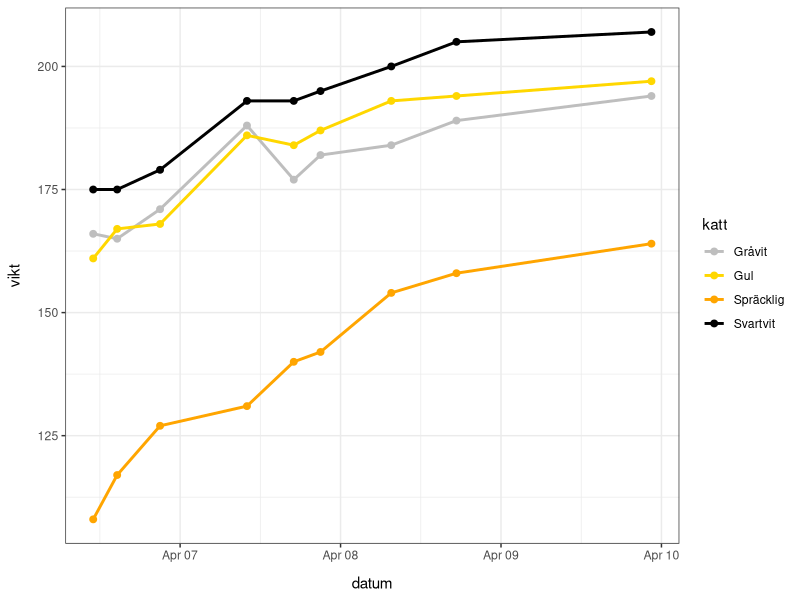
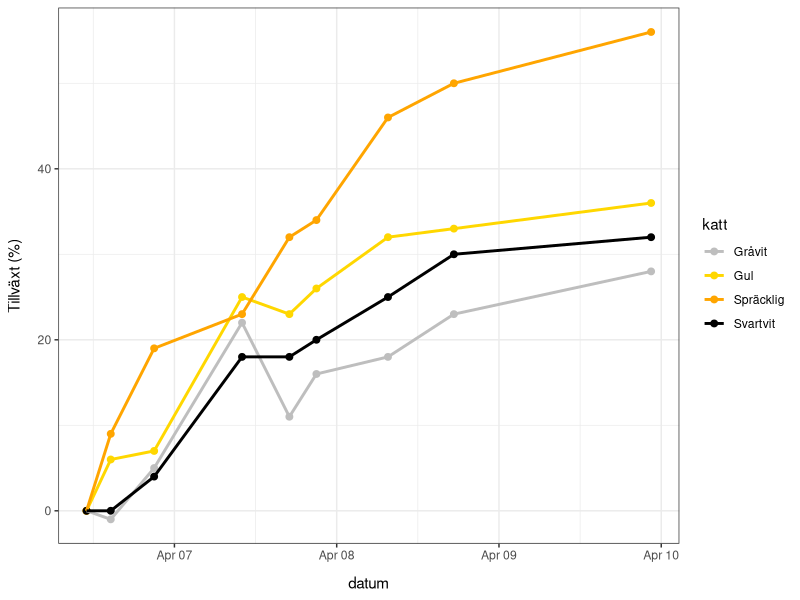

These figures' R source, in order:
## ---- chunk 1
#| echo: false
# Load packages.
r.packages <- 
  "readxl dplyr tidyr ggplot2 viridis RColorBrewer ggthemes"

import <- function(x)
 x |> trimws() |> strsplit("\\s+") |> unlist() |>
  lapply(function(x) library(x, character.only = TRUE)) |>
  invisible() |> 
  suppressWarnings() |> 
  suppressMessages()

r.packages |> import()
## ---- chunk 2
#| echo: false
# read data

data<- read_xlsx(path="kattungar.xlsx", col_names = TRUE)  |> 
  rename(Svartvit = SV, Gråvit = GV, Spräcklig = Sp, Gul = G) 


data_long<- data |> select("Svartvit","Gråvit","Spräcklig","Gul", "datum") |> 
  gather(key = "katt", value = "vikt", c("Svartvit","Gråvit","Spräcklig","Gul")) |>
  arrange(katt, datum) |>
  group_by(katt) |>
  mutate(tillväxt = vikt - first(vikt)) |>
  ungroup()

## ---- chunk 3
#| echo: FALSE

colorset<- c("Svartvit" = "black",
             "Gråvit"="grey",
             "Spräcklig"="orange", 
             "Gul" = "gold1")
ggplot(data=data_long, aes(x=datum, y=vikt, color=katt)) +
    geom_point(stat="identity", size = 2) +
    geom_line(linewidth = 1) + 
    scale_color_manual(values = colorset) +
    theme_bw() + 
    theme(axis.title.y = element_text(margin = margin(t = 0, r = 10, b = 0, l = 0)),
            axis.title.x = element_text(margin = margin(t = 10, r = 0, b = 0, l = 0)))

ggplot(data=data_long, aes(x=datum, y=tillväxt, color=katt)) +
    geom_point(stat="identity", size = 2) +
    geom_line(linewidth = 1) + 
    scale_color_manual(values = colorset) +
    ylab("Tillväxt (%)") +
    theme_bw() + 
    theme(axis.title.y = element_text(margin = margin(t = 0, r = 10, b = 0, l = 0)),
            axis.title.x = element_text(margin = margin(t = 10, r = 0, b = 0, l = 0)))
